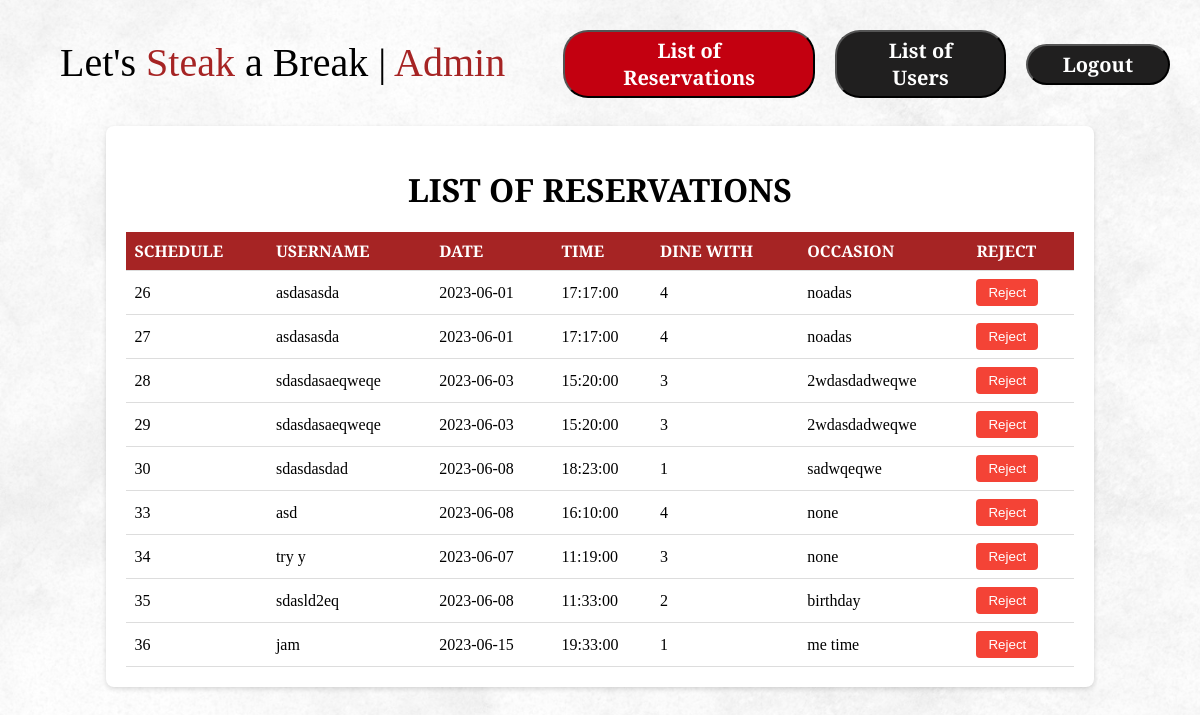
The app's page /WebFinal/admin.php with its own data.
### tables this page shows
CREATE TABLE `tb_schedule` (
  `sched_id` int(255) NOT NULL,
  `username` varchar(100) NOT NULL,
  `date` date NOT NULL,
  `time` time NOT NULL,
  `dine_with` int(11) NOT NULL,
  `occasion` varchar(500) NOT NULL
);

### WebFinal/admin.php (the view, shortened to what this page needs)
<?php
$localhost = "localhost";
$username = "root";
$password = "";
$restaurant = "restaurant";
$conn = new mysqli($localhost, $username, $password, $restaurant);
$sql = "SELECT * FROM tb_schedule";
$result = $conn->query($sql);
?>
<!DOCTYPE html>
<html>
<head>
</head>
<body>
<div class="header">
<div class="title">Let's <span>Steak</span> a Break | <span>Admin</span></div>
<div class="nav">
    <ul>
    <li><button class="activepage"><a href="admin.php"><b>List of Reservations</b></a></button></li>
    <li><button class="notactivepage"><a href="adminUsers.php"><b>List of Users</b></a></button></li>
    <li><button class="notactivepage"><a href="logout.php"><b>Logout</b></a></button></li>
    </ul>
    </div>
    </div>
<div class="container">
        <h1>LIST OF RESERVATIONS</h1>
        <table>
        <tr>
            <th>SCHEDULE</th>
            <th>USERNAME</th>
            <th>DATE</th>
            <th>TIME</th>
            <th>DINE WITH</th>
            <th>OCCASION</th>
            <th>REJECT</th>
        </tr>
        <?php
        if ($result->num_rows > 0) {
            while ($row = $result->fetch_assoc()) {
                echo "<tr>";
                echo "<td>" . $row["sched_id"] . "</td>";
                echo "<td>" . $row["username"] . "</td>";
                echo "<td>" . $row["date"] . "</td>";
                echo "<td>" . $row["time"] . "</td>";
                echo "<td>" . $row["dine_with"] . "</td>";
                echo "<td>" . $row["occasion"] . "</td>";
                echo "<td><button class='remove' onclick=\"removeRow(" . $row["sched_id"] . ")\">Reject</button></td>";
                echo "</tr>";
            }
        } else {
            echo "<tr><td colspan='7'>No reservations found.</td></tr>";
        }
        ?>
    </table></div>
</body>
</html>

### WebFinal/admin.php (style rules this page uses)
.header { display: flex; align-items: center; justify-content: space-between; padding: 10px 20px; position: fixed; top: 0; left: 0; width: 100%; }
.nav { margin-right: 20px; }
.nav ul { text-align: center; align-items: center; display: flex; margin-top: 20px; margin-right: 20px; }
.nav li { margin-left: 10px; display: flex; padding: auto; text-align: center; transition: .05s; margin-right: 10px; }
.nav a { text-decoration: none; color: white; }
body { display: flex; justify-content: center; align-items: center; font-family: Arial, sans-serif; background-image: url('images/background.png'); }
.container { width: 80%; padding: 20px; background-color: #fff; border-radius: 8px; box-shadow: 0 2px 5px rgba(0, 0, 0, 0.15); font-family: 'Alegreya Sans SC'; margin-top: 10%; }
h1 { text-align: center; }
table { width: 90%; }
th { background-color: #A62424; color: white; text-align: center; }
.remove { background-color: #f44336; color: #fff; border: none; padding: 6px 12px; border-radius: 4px; cursor: pointer; }
.title { float:left; width: 500px; font-size: 40px; margin-left: 40px; text-decoration: none; color: black; font-family: 'Alegreya Sans SC'; }
span { color:#A62424; }
.notactivepage { font-size: 20px; border-radius: 25px; padding: 5px 35px; transition: .08s; background-color: #201f1f; font-family: 'Alegreya Sans SC'; }
.activepage { font-size: 20px; border-radius: 25px; padding: 5px 45px; cursor: pointer; background-color: #c30010; font-family: 'Alegreya Sans SC'; }
table { border-collapse: collapse; width: 100%; }
th, td { padding: 8px; text-align: left; border-bottom: 1px solid #ddd; }

### records on screen
tb_schedule: sched_id "26", username "asdasasda", date "2023-06-01", time "17:17:00", dine_with "4", occasion "noadas"
tb_schedule: sched_id "27", username "asdasasda", date "2023-06-01", time "17:17:00", dine_with "4", occasion "noadas"
tb_schedule: sched_id "28", username "sdasdasaeqweqe", date "2023-06-03", time "15:20:00", dine_with "3", occasion "2wdasdadweqwe"
tb_schedule: sched_id "29", username "sdasdasaeqweqe", date "2023-06-03", time "15:20:00", dine_with "3", occasion "2wdasdadweqwe"
tb_schedule: sched_id "30", username "sdasdasdad", date "2023-06-08", time "18:23:00", dine_with "1", occasion "sadwqeqwe"
tb_schedule: sched_id "33", username "asd", date "2023-06-08", time "16:10:00", dine_with "4", occasion "none"
tb_schedule: sched_id "34", username "try y", date "2023-06-07", time "11:19:00", dine_with "3", occasion "none"
tb_schedule: sched_id "35", username "sdasld2eq", date "2023-06-08", time "11:33:00", dine_with "2", occasion "birthday"
tb_schedule: sched_id "36", username "jam", date "2023-06-15", time "19:33:00", dine_with "1", occasion "me time"
